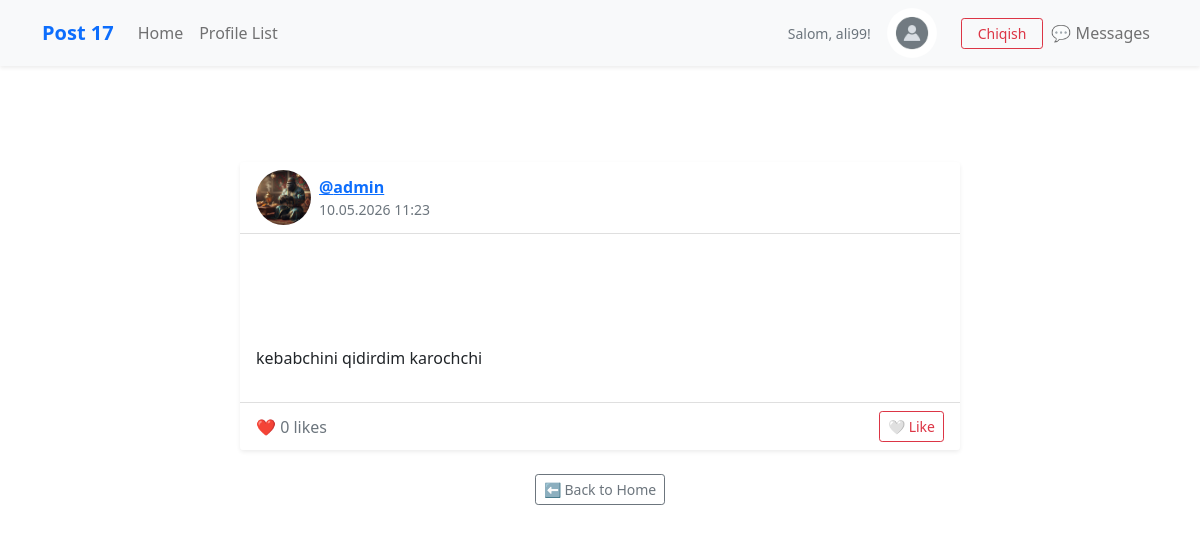
The page /post_show/38/ (signed in) on the database its author committed.
### postdayBackend/models.py (models this page shows, shortened)
class PostNews(models.Model):
    user = models.ForeignKey(User, related_name="post", on_delete=models.CASCADE)
    body = models.CharField()
    created_at = models.DateTimeField(auto_now_add=True)
    likes = models.ManyToManyField(User, related_name="liked_posts", blank=True)
    def total_likes(self):
        return self.likes.count()  #  like sonini qaytaradi

class Profile(models.Model):
    user = models.OneToOneField(User, on_delete=models.CASCADE)
    bio = models.TextField(max_length=500, blank=True, null=True)
    profile_image = models.ImageField(null=True, blank=True, upload_to="images/")
    website_link = models.URLField(max_length=200, blank=True, null=True)
    facebook_link = models.URLField(max_length=200, blank=True, null=True)
    instagram_link = models.URLField(max_length=200, blank=True, null=True)
    linkedin_link = models.URLField(max_length=200, blank=True, null=True)
    twitter_link = models.URLField(max_length=200, blank=True, null=True)
    follows = models.ManyToManyField(
        "self",
        related_name="followed_by",
        symmetrical=False,
        blank=True
    )
    date_modified = models.DateTimeField(auto_now=True)

### postdayBackend/views.py (the view)
# urls.py: path("post_show/<int:pk>/", PostShowView.as_view(), name="post_show"),
class PostShowView(View):
    def get(self, request, pk):
        post = get_object_or_404(PostNews, id=pk)
        return render(request, "pages/post_show.html", {"post": post})

### postdayBackend/templates/pages/post_show.html (shortened to what this page needs)
{% extends 'base.html' %} {% load static %} {% block content %}
<div class="container my-5">
  <div class="row justify-content-center">
    <div class="col-lg-8">
      <div class="card shadow-sm border-0">
        <div
          class="card-header bg-white d-flex justify-content-between align-items-center"
        >
          <div class="d-flex align-items-center">
            {% if post.user.profile.profile_image %}
            <img
              src="{{ post.user.profile.profile_image.url }}"
              class="rounded-circle me-2"
              width="55"
              height="55"
              style="object-fit: cover"
            />
            {% endif %}
            <div>
              <a href="{% url 'profile' post.user.id %}">
                <strong>@{{ post.user.username }}</strong>
              </a>
              <div class="text-muted small">
                {{ post.created_at|date:"d.m.Y H:i" }}
              </div>
            </div>
          </div>
        </div>
        <div class="card-body">
          <p class="fs-5 lh-lg" style="white-space: pre-wrap">
            {{ post.body|linebreaks }}
          </p>
        </div>
        <div
          class="card-footer bg-white d-flex justify-content-between align-items-center"
        >
          <span class="text-muted"> ❤️ {{ post.total_likes }} likes </span>
          {% if user.is_authenticated %}
          <form method="POST" action="{% url 'post_like' post.id %}">
            {% csrf_token %} {% if user in post.likes.all %}
            <button class="btn btn-danger btn-sm">❤️ Unlike</button>
            {% else %}
            <button class="btn btn-outline-danger btn-sm">🤍 Like</button>
            {% endif %}
          </form>
          {% endif %}
        </div>
      </div>
      <div class="mt-4 text-center">
        <a href="{% url 'home' %}" class="btn btn-outline-secondary btn-sm">
          ⬅ Back to Home
        </a>
      </div>
    </div>
  </div>
</div>
{% endblock %}

### postdayBackend/templates/navbar.html (shortened to what this page needs)
{% load static %}
<nav class="navbar navbar-expand-lg navbar-light bg-light shadow-sm">
  <div class="container">
    <a class="navbar-brand fw-bold text-primary" href="{% url 'home' %}">
      Post 17
    </a>
    <div class="collapse navbar-collapse" id="navbarSupportedContent">
      <ul class="navbar-nav me-auto mb-2 mb-lg-0">
        <li class="nav-item">
          <a
            class="nav-link {% if request.resolver_match.url_name == 'home' %}active{% endif %}"
            href="{% url 'home' %}"
          >
            Home
          </a>
        </li>
        <li class="nav-item">
          <a
            class="nav-link {% if request.resolver_match.url_name == 'profile_list' %}active{% endif %}"
            href="{% url 'profile_list' %}"
          >
            Profile List
          </a>
        </li>
      </ul>
      <ul class="navbar-nav ms-auto align-items-center">
        {% if user.is_authenticated %}
        <li class="nav-item me-3 text-muted small d-none d-lg-block">
          Salom, {{ user.username }}!
        </li>
        <li class="nav-item me-3">
          <a
            href="{% url 'profile' request.user.id %}"
            class="d-flex align-items-center"
          >
            {% if user.profile.profile_image %}
            <img
              src="{{ user.profile.profile_image.url }}"
              class="rounded-circle me-2"
              width="50"
              height="50"
              style="object-fit: cover"
            />
            {% else %}
            <img
              src="{% static 'images/image1.png' %}"
              class="rounded-circle me-2"
              width="50"
              height="50"
              style="object-fit: cover"
            />
            {% endif %}
          </a>
        </li>
        <li class="nav-item">
          <a
            class="btn btn-outline-danger btn-sm px-3"
            href="{% url 'logout' %}"
          >
            Chiqish
          </a>
        </li>
        <li class="nav-item">
          <a href="{% url 'chat:inbox' %}" class="nav-link"> 💬 Messages </a>
        </li>
        {% endif %}
      </ul>
    </div>
  </div>
</nav>

### rows shown on the page
PostNews: user.profile.profile_image (picture), user.username "admin", created_at "10.05.2026 11:23", body "kebabchini qidirdim karochchi", total_likes "0"

### other values the page prints
{{ user.username }} "ali99"
